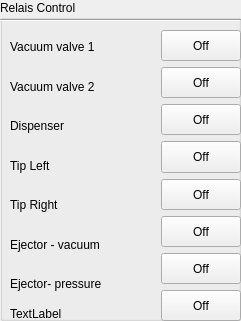
       <widget class="QGroupBox" name="groupBox_8">
        <property name="geometry">
         <rect>
          <x>450</x>
          <y>240</y>
          <width>241</width>
          <height>321</height>
         </rect>
        </property>
        <property name="title">
         <string>Relais Control</string>
        </property>
        <widget class="QWidget" name="horizontalLayoutWidget_3">
         <property name="geometry">
          <rect>
           <x>10</x>
           <y>30</y>
           <width>231</width>
           <height>291</height>
          </rect>
         </property>
         <layout class="QHBoxLayout" name="horizontalLayout_10">
          <item>
           <layout class="QVBoxLayout" name="verticalLayout_18">
            <item>
             <widget class="QLabel" name="valveStatus1">
              <property name="sizePolicy">
               <sizepolicy hsizetype="Expanding" vsizetype="Expanding">
                <horstretch>0</horstretch>
                <verstretch>0</verstretch>
               </sizepolicy>
              </property>
              <property name="text">
               <string>Vacuum valve 1</string>
              </property>
             </widget>
            </item>
            <item>
             <widget class="QLabel" name="valveStatus2">
              <property name="sizePolicy">
               <sizepolicy hsizetype="Expanding" vsizetype="Expanding">
                <horstretch>0</horstretch>
                <verstretch>0</verstretch>
               </sizepolicy>
              </property>
              <property name="text">
               <string>Vacuum valve 2</string>
              </property>
             </widget>
            </item>
            <item>
             <widget class="QLabel" name="valveStatus3">
              <property name="sizePolicy">
               <sizepolicy hsizetype="Expanding" vsizetype="Expanding">
                <horstretch>0</horstretch>
                <verstretch>0</verstretch>
               </sizepolicy>
              </property>
              <property name="text">
               <string>Dispenser</string>
              </property>
             </widget>
            </item>
            <item>
             <widget class="QLabel" name="valveStatus4">
              <property name="sizePolicy">
               <sizepolicy hsizetype="Expanding" vsizetype="Expanding">
                <horstretch>0</horstretch>
                <verstretch>0</verstretch>
               </sizepolicy>
              </property>
              <property name="text">
               <string>Tip Left</string>
              </property>
             </widget>
            </item>
            <item>
             <widget class="QLabel" name="valveStatus5">
              <property name="sizePolicy">
               <sizepolicy hsizetype="Expanding" vsizetype="Expanding">
                <horstretch>0</horstretch>
                <verstretch>0</verstretch>
               </sizepolicy>
              </property>
              <property name="text">
               <string>Tip Right</string>
              </property>
             </widget>
            </item>
            <item>
             <widget class="QLabel" name="valveStatus8">
              <property name="sizePolicy">
               <sizepolicy hsizetype="Expanding" vsizetype="Expanding">
                <horstretch>0</horstretch>
                <verstretch>0</verstretch>
               </sizepolicy>
              </property>
              <property name="text">
               <string>Ejector - vacuum</string>
              </property>
             </widget>
            </item>
            <item>
             <widget class="QLabel" name="valveStatus7">
              <property name="sizePolicy">
               <sizepolicy hsizetype="Expanding" vsizetype="Expanding">
                <horstretch>0</horstretch>
                <verstretch>0</verstretch>
               </sizepolicy>
              </property>
              <property name="text">
               <string>Ejector- pressure</string>
              </property>
             </widget>
            </item>
            <item>
             <widget class="QLabel" name="label_61">
              <property name="text">
               <string>TextLabel</string>
              </property>
             </widget>
            </item>
           </layout>
          </item>
          <item>
           <layout class="QVBoxLayout" name="verticalLayout_19">
            <item>
             <widget class="QPushButton" name="valveToggle1">
              <property name="sizePolicy">
               <sizepolicy hsizetype="Minimum" vsizetype="Minimum">
                <horstretch>0</horstretch>
                <verstretch>0</verstretch>
               </sizepolicy>
              </property>
              <property name="text">
               <string>Off</string>
              </property>
             </widget>
            </item>
            <item>
             <widget class="QPushButton" name="valveToggle2">
              <property name="sizePolicy">
               <sizepolicy hsizetype="Minimum" vsizetype="Minimum">
                <horstretch>0</horstretch>
                <verstretch>0</verstretch>
               </sizepolicy>
              </property>
              <property name="text">
               <string>Off</string>
              </property>
             </widget>
            </item>
            <item>
             <widget class="QPushButton" name="valveToggle3">
              <property name="sizePolicy">
               <sizepolicy hsizetype="Minimum" vsizetype="Minimum">
                <horstretch>0</horstretch>
                <verstretch>0</verstretch>
               </sizepolicy>
              </property>
              <property name="text">
               <string>Off</string>
              </property>
             </widget>
            </item>
            <item>
             <widget class="QPushButton" name="valveToggle4">
              <property name="sizePolicy">
               <sizepolicy hsizetype="Minimum" vsizetype="Minimum">
                <horstretch>0</horstretch>
                <verstretch>0</verstretch>
               </sizepolicy>
              </property>
              <property name="text">
               <string>Off</string>
              </property>
             </widget>
            </item>
            <item>
             <widget class="QPushButton" name="valveToggle5">
              <property name="sizePolicy">
               <sizepolicy hsizetype="Minimum" vsizetype="Minimum">
                <horstretch>0</horstretch>
                <verstretch>0</verstretch>
               </sizepolicy>
              </property>
              <property name="text">
               <string>Off</string>
              </property>
             </widget>
            </item>
            <item>
             <widget class="QPushButton" name="valveToggle6">
              <property name="sizePolicy">
               <sizepolicy hsizetype="Minimum" vsizetype="Minimum">
                <horstretch>0</horstretch>
                <verstretch>0</verstretch>
               </sizepolicy>
              </property>
              <property name="text">
               <string>Off</string>
              </property>
             </widget>
            </item>
            <item>
             <widget class="QPushButton" name="valveToggle7">
              <property name="sizePolicy">
               <sizepolicy hsizetype="Minimum" vsizetype="Minimum">
                <horstretch>0</horstretch>
                <verstretch>0</verstretch>
               </sizepolicy>
              </property>
              <property name="text">
               <string>Off</string>
              </property>
             </widget>
            </item>
            <item>
             <widget class="QPushButton" name="valveToggle8">
              <property name="sizePolicy">
               <sizepolicy hsizetype="Minimum" vsizetype="Minimum">
                <horstretch>0</horstretch>
                <verstretch>0</verstretch>
               </sizepolicy>
              </property>
              <property name="text">
               <string>Off</string>
              </property>
             </widget>
            </item>
           </layout>
          </item>
         </layout>
        </widget>
        <widget class="Line" name="line_14">
         <property name="geometry">
          <rect>
           <x>-20</x>
           <y>10</y>
           <width>261</width>
           <height>20</height>
          </rect>
         </property>
         <property name="orientation">
          <enum>Qt::Horizontal</enum>
         </property>
        </widget>
       </widget>
